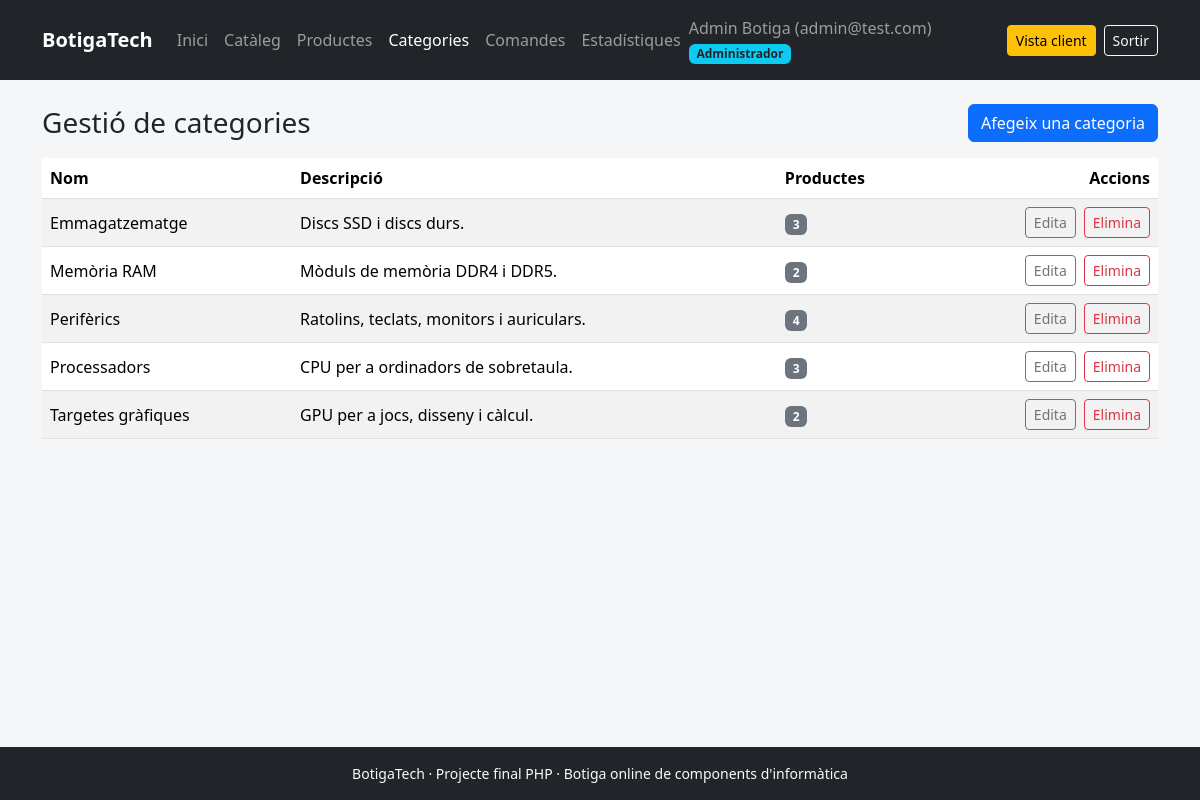
Screenshot of /admin_categories.php (signed in) with the database file from the repository.
### tables this page shows
CREATE TABLE categories (
    id_categoria INT AUTO_INCREMENT PRIMARY KEY,
    nom          VARCHAR(50) NOT NULL UNIQUE,
    descripcio   TEXT
);

### admin_categories.php (the view, shortened to what this page needs)
<?php
require_once "conexio.php";
require_once "funcions.php";
$categories = consulta($connexio,
    "SELECT c.id_categoria, c.nom, c.descripcio, COUNT(p.id_producte) AS num_productes
     FROM categories c
     LEFT JOIN productes p ON p.id_categoria = c.id_categoria
     GROUP BY c.id_categoria, c.nom, c.descripcio
     ORDER BY c.nom");
require "header.php";
?>
<div class="d-flex justify-content-between align-items-center mb-3">
    <h1 class="h3 mb-0">Gestió de categories</h1>
    <a href="categoria_form.php" class="btn btn-primary">Afegeix una categoria</a>
</div>
<?php if (count($categories) === 0) { ?>
    <div class="alert alert-info">Encara no hi ha cap categoria.</div>
<?php } else { ?>
    <div class="table-responsive">
        <table class="table table-striped bg-white align-middle">
            <thead><tr><th>Nom</th><th>Descripció</th><th>Productes</th><th class="text-end">Accions</th></tr></thead>
            <tbody>
            <?php foreach ($categories as $c) { ?>
                <tr>
                    <td><?= escapa($c['nom']) ?></td>
                    <td><?= escapa($c['descripcio']) ?></td>
                    <td><span class="badge bg-secondary"><?= (int)$c['num_productes'] ?></span></td>
                    <td>
                        <div class="d-flex gap-2 justify-content-end">
                            <a class="btn btn-sm btn-outline-secondary" href="categoria_form.php?id=<?= (int)$c['id_categoria'] ?>">Edita</a>
                            <form method="post" action="categoria_eliminar.php" class="m-0" onsubmit="return confirm('Segur que vols eliminar aquesta categoria?');">
                                <button type="submit" class="btn btn-sm btn-outline-danger">Elimina</button>
                            </form>
                        </div>
                    </td>
                </tr>
            <?php } ?>
            </tbody>
        </table>
    </div>
<?php } ?>
<?php require "footer.php"; ?>

### assets/css/style.css (style rules this page uses)
html, body { height: 100%; }
body { display: flex; flex-direction: column; background-color: #f5f6f8; }

### rows the page displays
categories: nom "Emmagatzematge", descripcio "Discs SSD i discs durs.", num_productes "3"
categories: nom "Memòria RAM", descripcio "Mòduls de memòria DDR4 i DDR5.", num_productes "2"
categories: nom "Perifèrics", descripcio "Ratolins, teclats, monitors i auriculars.", num_productes "4"
categories: nom "Processadors", descripcio "CPU per a ordinadors de sobretaula.", num_productes "3"
categories: nom "Targetes gràfiques", descripcio "GPU per a jocs, disseny i càlcul.", num_productes "2"

### other values shown
$text "Inici Catàleg Productes Categories Comandes Estadístiques"
escapa($_SESSION['nom'] . " " . $_SESSION['cognoms']) "Admin Botiga"
escapa($_SESSION['email']) "admin@test.com"
